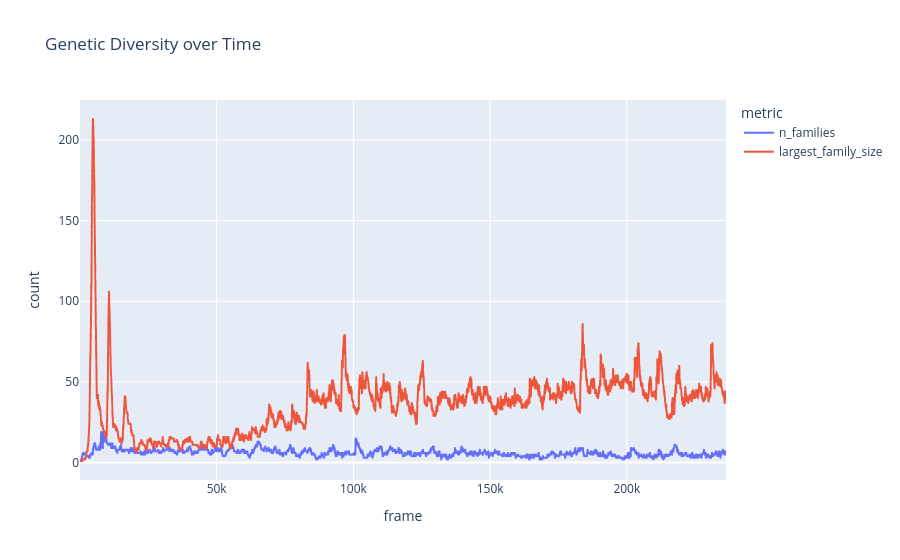

The notebook cell saved with this chart:
### Code cell
def f(x):
    return {"n_families": len(x), "largest_family_size": max(x, key=lambda i: i[1])[1]}
df_fam = df["families"].apply(f).apply(pd.Series)

fig = px.line(
    df_fam,
    title="Genetic Diversity over Time",
    labels={"index": "frame", "value": "count", "variable": "metric"},
)
fig.show()

### Figure 1 — Plotly figure (JSON) as saved in the notebook; plotly's stock layout.template omitted (floating-point values rounded to 4 significant figures; data arrays with more than 128 entries replaced by an {"elided": "..."} marker saying what was removed)
{"data": [{"hovertemplate": "metric=n_families<br>frame=%{x}<br>count=%{y}<extra></extra>", "legendgroup": "n_families", "line": {"color": "#636efa", "dash": "solid"}, "marker": {"symbol": "circle"}, "mode": "lines", "name": "n_families", "showlegend": true, "type": "scattergl", "x": {"elided": "31804 int values"}, "xaxis": "x", "y": {"elided": "31804 int values"}, "yaxis": "y"}, {"hovertemplate": "metric=largest_family_size<br>frame=%{x}<br>count=%{y}<extra></extra>", "legendgroup": "largest_family_size", "line": {"color": "#EF553B", "dash": "solid"}, "marker": {"symbol": "circle"}, "mode": "lines", "name": "largest_family_size", "showlegend": true, "type": "scattergl", "x": {"elided": "31804 int values"}, "xaxis": "x", "y": {"elided": "31804 int values"}, "yaxis": "y"}], "layout": {"legend": {"title": {"text": "metric"}, "tracegroupgap": 0}, "title": {"text": "Genetic Diversity over Time"}, "xaxis": {"anchor": "y", "domain": [0, 1], "title": {"text": "frame"}}, "yaxis": {"anchor": "x", "domain": [0, 1], "title": {"text": "count"}}}}
